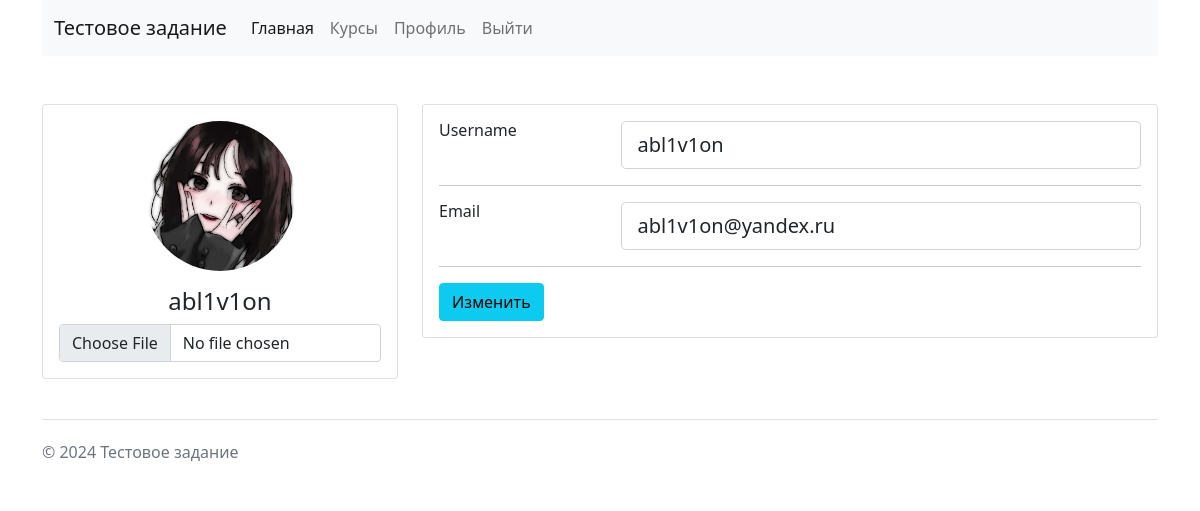
The page /users/update-profile/2/ (signed in) on the database its author committed.
### users/models.py (models this page shows)
class User(AbstractUser):
    profile_pic = models.ImageField(upload_to='profile_pics/%Y/%m',
                                    verbose_name='Аватар', null=True, blank=True)
    profile_desc = models.CharField(max_length=700,
                                    verbose_name='О себе', null=True, blank=True)
    sub_to_newsletter = models.BooleanField(default=True,
                                            verbose_name='Подписаться на рассылку')

### users/views.py (the view, shortened to what this page needs)
# urls.py: path('update-profile/<int:pk>/', UpdateProfile.as_view(), name='update_profile'),
class UpdateProfile(UpdateView):
    model = get_user_model()
    template_name = 'users/update-profile.html'
    form_class = UpdateProfileForm
    def get_context_data(self, **kwargs):
        context =  super().get_context_data(**kwargs)
        context['title'] = f'Редактирование профиля {self.object.username}'
        return context
    def get(self, request, *args, **kwargs):
        if request.user.pk == kwargs['pk']:
            return super().get(request, *args, **kwargs)
        return redirect('home')

### users/forms.py
class UpdateProfileForm(forms.ModelForm):
    class Meta:
        model = get_user_model()
        fields = ('username', 'email', 'profile_pic')
        widgets = {
            'username': forms.TextInput(attrs={'class': 'form-control form-control-lg'}),
            'email': forms.EmailInput(attrs={'class': 'form-control form-control-lg'}),
            'profile_pic': forms.FileInput(attrs={'class': 'form-control'})
        }
        labels = {
            'profile_pic': ''
        }

### templates/users/update-profile.html (shortened to what this page needs)
{% extends "base.html" %}
{% load static %}
{% block content %}
<form action="" method="post" enctype="multipart/form-data">
    <div class="main-body">
        <div class="row gutters-sm">
          <div class="col-md-4 mb-3">
            <div class="card">
              <div class="card-body">
                <div class="d-flex flex-column align-items-center text-center">
                    {% if user.profile_pic %}
                  <img src="{{ user.profile_pic.url }}" class="rounded-circle" width="150">
                    {% else %}
                  <img src="https://bootdey.com/img/Content/avatar/avatar7.png" alt="..." class="rounded-circle" width="150">
                    {% endif %}
                    <div class="mt-3">
                        <h4>{{ user.username }}</h4>
                        {{ form.profile_pic }}
                  </div>
                </div>
              </div>
            </div>
          </div>
          <div class="col-md-8">
            <div class="card mb-3">
              <div class="card-body">
                <div class="row">
                  <div class="col-sm-3">
                    <h6 class="mb-0">Username</h6>
                  </div>
                  <div class="col-sm-9 text-secondary">
                    {{ form.username }}
                  </div>
                </div>
                <hr>
                <div class="row">
                  <div class="col-sm-3">
                    <h6 class="mb-0">Email</h6>
                  </div>
                  <div class="col-sm-9 text-secondary">
                    {{ form.email }}
                  </div>
                </div>
                {% if request.user.id == user.id %}
                <hr>
                <div class="row">
                  <div class="col-sm-12">
                        <button class="btn btn-info" type="submit">Изменить</button>
                  </div>
                </div>
                {% endif %}
              </div>
            </div>
          </div>
        </div>
      </div>
</form>
{% endblock %}

### rows shown on the page
User: profile_pic (picture), username "abl1v1on", email "abl1v1on@yandex.ru"
